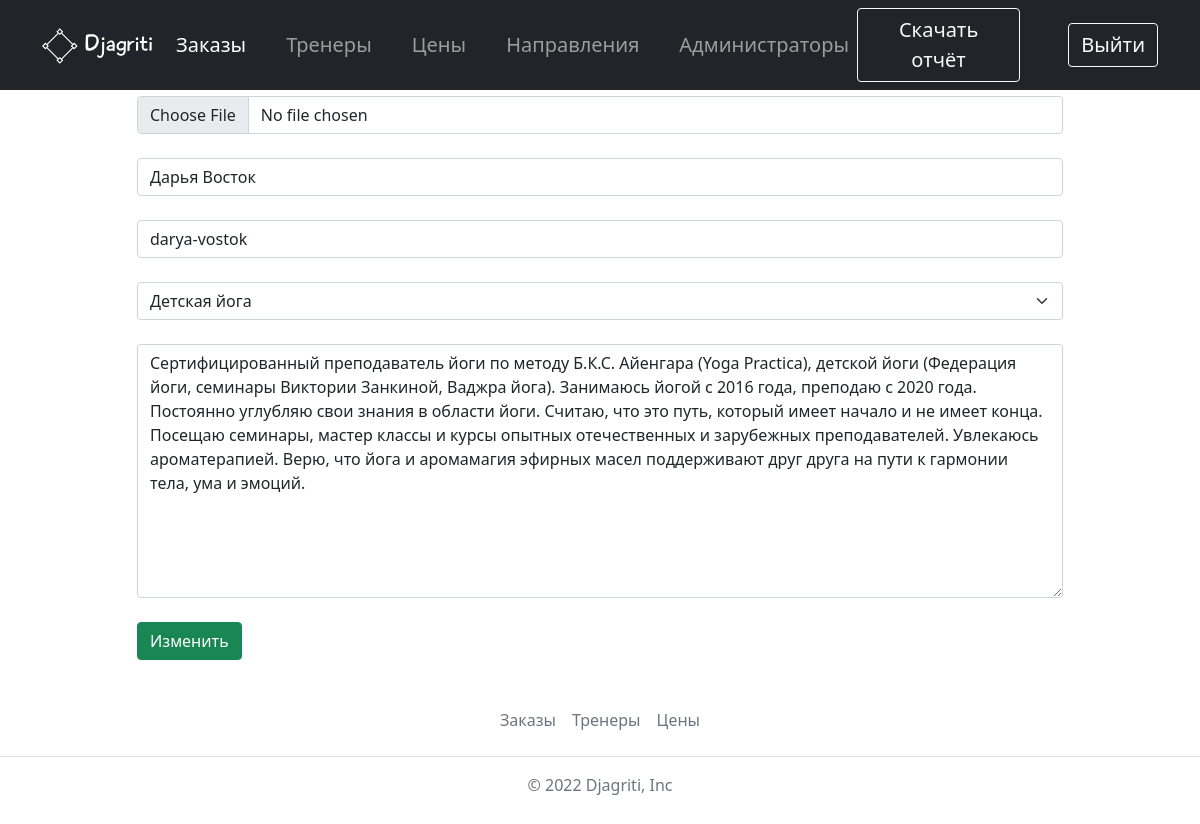
The app's page /update_teacher/1 (signed in) with its own data.
### cms/models.py (models this page shows, shortened)
class CmsTeachers(models.Model):
    photo = models.ImageField(upload_to='teachers_photo/')
    name = models.CharField(max_length=100, verbose_name='Имя')
    slug = models.SlugField(max_length=100, unique=True, db_index=True, verbose_name="URL")
    napr = models.ForeignKey(NaprCrm, on_delete=models.PROTECT, verbose_name='Направление')
    description = models.TextField(verbose_name="Описание")
    class Meta:
        verbose_name = "Тренер"
        verbose_name_plural = "Тренеры"

### crm/views.py (the view)
# urls.py: path('update_teacher/<id_teacher>', update_teacher, name='update_teacher'),
@login_required
def update_teacher(request, id_teacher):
    teacher = CmsTeachers.objects.get(pk=id_teacher)
    form = TeacherForm(request.POST or None, request.FILES or None, instance=teacher)
    if form.is_valid():
        form.save()
        return redirect('admin_teachers')
    return render(request, 'crm/update_teacher.html', {'teacher': teacher, 'form': form})

### cms/forms.py
class TeacherForm(forms.ModelForm):
    class Meta:
        model = CmsTeachers
        fields = {"photo", "name", "slug", "napr", "description"}
        widgets = {
            "photo": forms.FileInput(attrs={"class": "form-control"}),
            "name": forms.TextInput(attrs={"class": "form-control", 'placeholder': 'Имя'}),
            "slug": forms.TextInput(attrs={"class": "form-control", 'placeholder': 'Слаг'}),
            "napr": forms.Select(attrs={"class": "form-select"}),
            "description": forms.Textarea(attrs={"class": "form-control", 'placeholder': 'Описание'})
        }

### crm/models.py (called while the page is built)
    def __str__(self):
        return self.napr_name

### crm/templates/crm/update_teacher.html (shortened to what this page needs)
{% extends 'crm/admin_base.html' %}
{% load static %}
{% block content %}
<div class="container pt-5">
<form action="{% url 'update_teacher' teacher.id %}" enctype="multipart/form-data" method="post">
      <div class="row mb-3 mt-5 justify-content-center mb-4">
        <div class="col-sm-10">
              {{form.photo}}
        </div>
      </div>
      <div class="row mb-3 justify-content-center mb-4">
        <div class="col-sm-10">
              {{form.name}}
        </div>
      </div>
        <div class="row mb-3 justify-content-center mb-4">
            <div class="col-sm-10">
                {{form.slug}}
            </div>
        </div>
        <div class="row mb-3 justify-content-center mb-4">
            <div class="col-sm-10">
                {{form.napr}}
            </div>
        </div>
        <div class="row mb-3 justify-content-center mb-4">
        <div class="col-sm-10">
              {{form.description}}
        </div>
      </div>
    <div class="row mb-3 justify-content-center mb-4">
        <div class="col-sm-10">
              <input type="submit" value="Изменить" class="btn btn-success">
        </div>
      </div>
    </form>
    </div>
{% endblock %}

### records on screen
CmsTeachers: name "Дарья Восток", slug "darya-vostok", napr "Детская йога", description "Сертифицированный преподаватель йоги по методу Б.К.С. Айенгара (Yoga Practica), детской йоги (Федерация йоги, семинары Виктории Занкиной, Ваджра йога). Занимаюсь йогой с 2016 года, преподаю с 2020 года. Постоянно углубляю свои знания в области йоги. Считаю, что это путь, который имеет начало и не имеет конца. Посещаю семинары, мастер классы и курсы опытных отечественных и зарубежных преподавателей. Увлекаюсь ароматерапией. Верю, что йога и аромамагия эфирных масел поддерживают друг друга на пути к гармонии тела, ума и эмоций."
